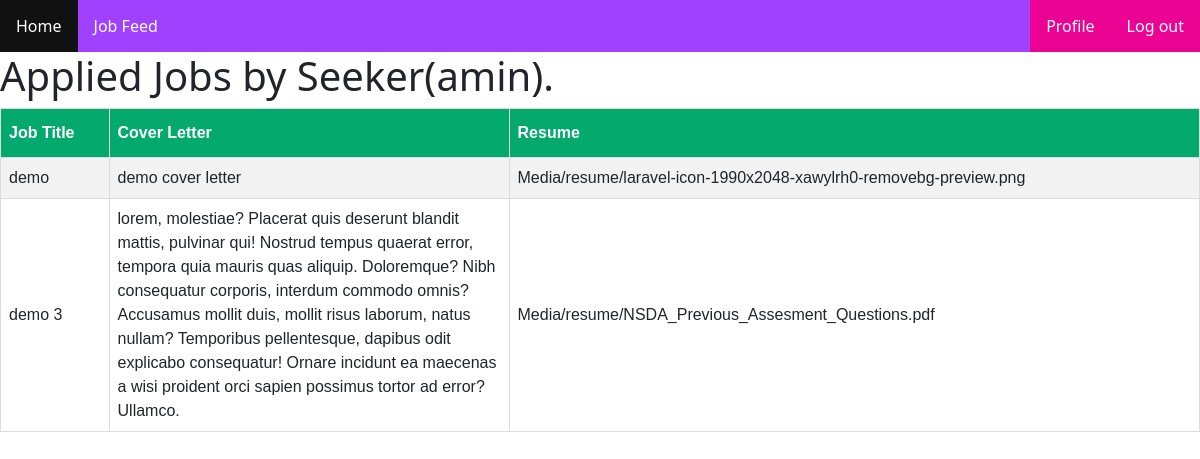
/appliedJobs/ (signed in), run on the app's committed database.
### myApp/models.py (models this page shows, shortened)
class customUser(AbstractUser):
    USER=[
        ('recruiter','Recruiter'),
        ('seeker','Seeker'),
    ]
    user_type=models.CharField(choices=USER,max_length=100,null=True)
    skills=models.CharField(max_length=100,null=True)
    Profile_Pic=models.ImageField(upload_to='Media/Profile_Pic',null=True)
    contact_no=models.CharField(max_length=100,null=True)

class ApplyJob(models.Model):
    user = models.ForeignKey(customUser, on_delete=models.CASCADE, null=True)
    job = models.ForeignKey(JobModel, on_delete=models.CASCADE, null=True)
    resume = models.FileField(upload_to='Media/resume', max_length=100, null=True)
    coverLetter = models.TextField(null=True)

class JobModel(models.Model):
    CATEGORY=[
        ('full_time','Full Time'),
        ('part_time','Part Time'),
        ('project_based','Project Based'),
    ]
    skills=models.CharField(max_length=100,null=True)
    user = models.ForeignKey(customUser, on_delete=models.CASCADE)
    title = models.CharField(max_length=200)
    openings = models.PositiveIntegerField()
    category=models.CharField(choices=CATEGORY,max_length=100,null=True)
    description = models.TextField()
    job_image=models.ImageField(upload_to='Media/Job_Image',null=True)

### myProject/views.py (the view)
# urls.py: path("appliedJobs/", appliedJobs, name="appliedJobs"),
def appliedJobs(req):
    applied_jobs = ApplyJob.objects.filter(user=req.user)
    context = {
        "applyJob":applied_jobs
    }
    return render(req, "appliedJobsBySeeker.html", context)

### Template/appliedJobsBySeeker.html (shortened to what this page needs)
{% extends 'base.html' %}
{% block body %}
<h1>Applied Jobs by Seeker({{request.user.username}}).</h1>
<table id="customers">
    <tr>
      <th>Job Title</th>
      <th>Cover Letter</th>
      <th>Resume</th>
    </tr>
    {% for aj in applyJob %}
        <tr>
            <td>{{aj.job.title}}</td>
            <td style="width: 400px;">{{aj.coverLetter}}</td>
            <td>{{aj.resume}}</td>
        </tr>
      {% empty %}
        <tr >
          <td class="text-center" colspan="3">You don't have applied any jobs not yet</td>
        </tr>
    {% endfor %}
  </table>
{% endblock body %}

### Template/appliedJobsBySeeker.html (style rules this page uses)
#customers { font-family: Arial, Helvetica, sans-serif; border-collapse: collapse; width: 100%; }
#customers td, #customers th { border: 1px solid #ddd; padding: 8px; }
#customers tr:nth-child(even) { background-color: #f2f2f2; }
#customers th { padding-top: 12px; padding-bottom: 12px; text-align: left; background-color: #04AA6D; color: white; }

### data on the page
customUser: user.username "amin"
ApplyJob: job "demo", coverLetter "demo cover letter", resume "Media/resume/laravel-icon-1990x2048-xawylrh0-removebg-preview.png"
ApplyJob: job "demo 3", coverLetter "lorem, molestiae? Placerat quis deserunt blandit mattis, pulvinar qui! Nostrud tempus quaerat error, tempora quia mauris quas aliquip. Doloremque? Nibh consequatur corporis, interdum commodo omnis? Accusamus mollit duis, mollit risus laborum, natus nullam? Temporibus pellentesque, dapibus odit explicabo consequatur! Ornare incidunt ea maecenas a wisi proident orci sapien possimus tortor ad error? Ullamco.", resume "Media/resume/NSDA_Previous_Assesment_Questions.pdf"
